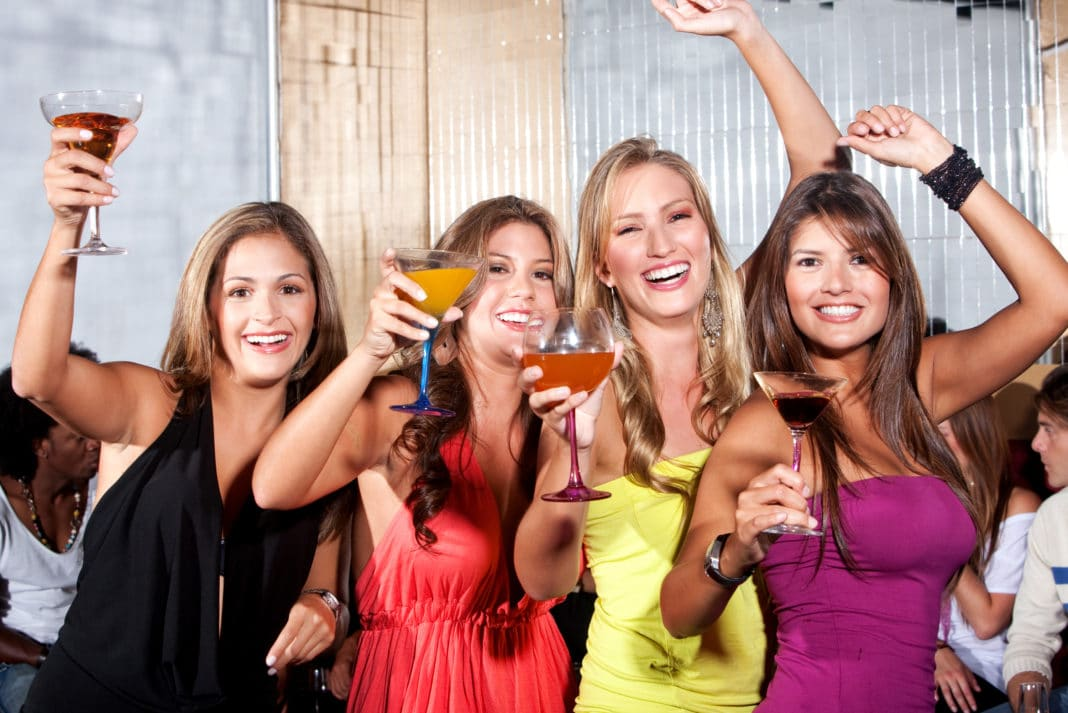
#> input picture WEEk3_2/face_test.jpg, 1068 x 713 px
$ python opencv_project01.py
#> lines starting #> are read from the running program, lines starting #| are printed output that depends on the picture; after the words box and inside, x2 and y2 are one past the last pixel; in counts of white or black regions, pixels touching at a corner belong together
#> further down, input_image is the input picture: shape (713, 1068, 3); mean B, G, R 123.3, 131, 168.7
import numpy as np
import cv2

face_cascade = cv2.CascadeClassifier("haarcascade_frontalface_default.xml")

def faceDetector(img):
    gray = cv2.cvtColor(img, cv2.COLOR_BGR2GRAY)
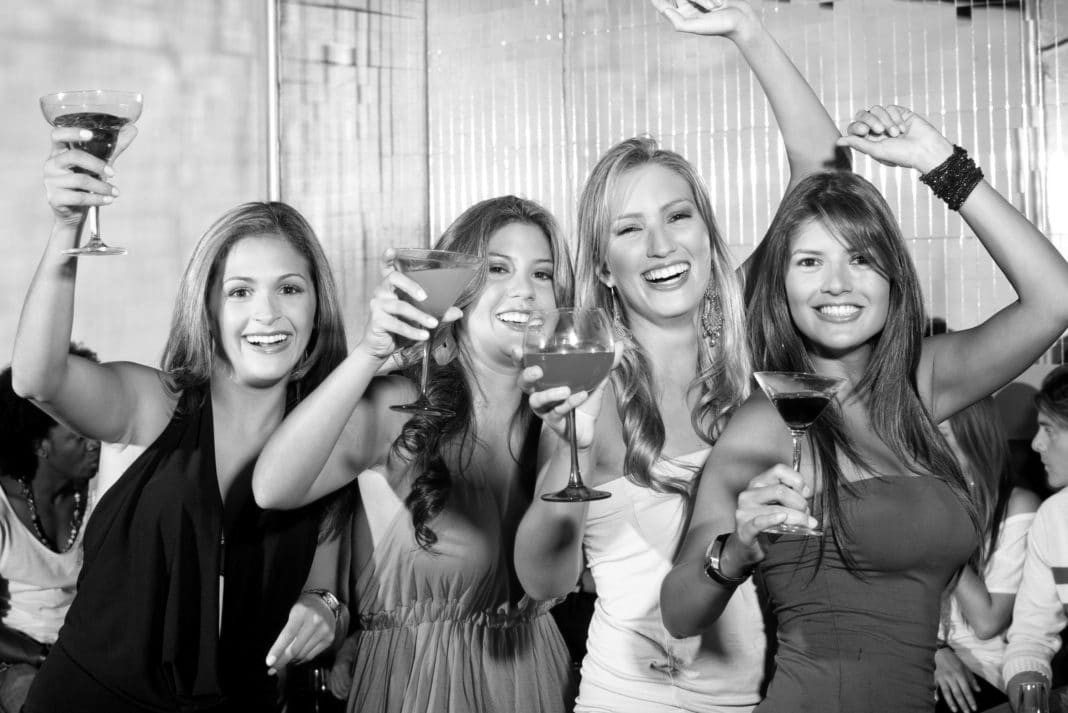
#> gray: shape (713, 1068); min 0, max 255, mean 141.4
    faces = face_cascade.detectMultiScale(gray, 1.3, 5)
#> faces = [[465, 231, 109, 109], [584, 168, 145, 145], [767, 212, 129, 129], [197, 242, 130, 130]]

    for (x, y, w, h) in faces:
        cv2.rectangle(img, (x, y), (x+w, y+h), (0, 255, 0), 3)
        return  img
#> this loop made 1 pass
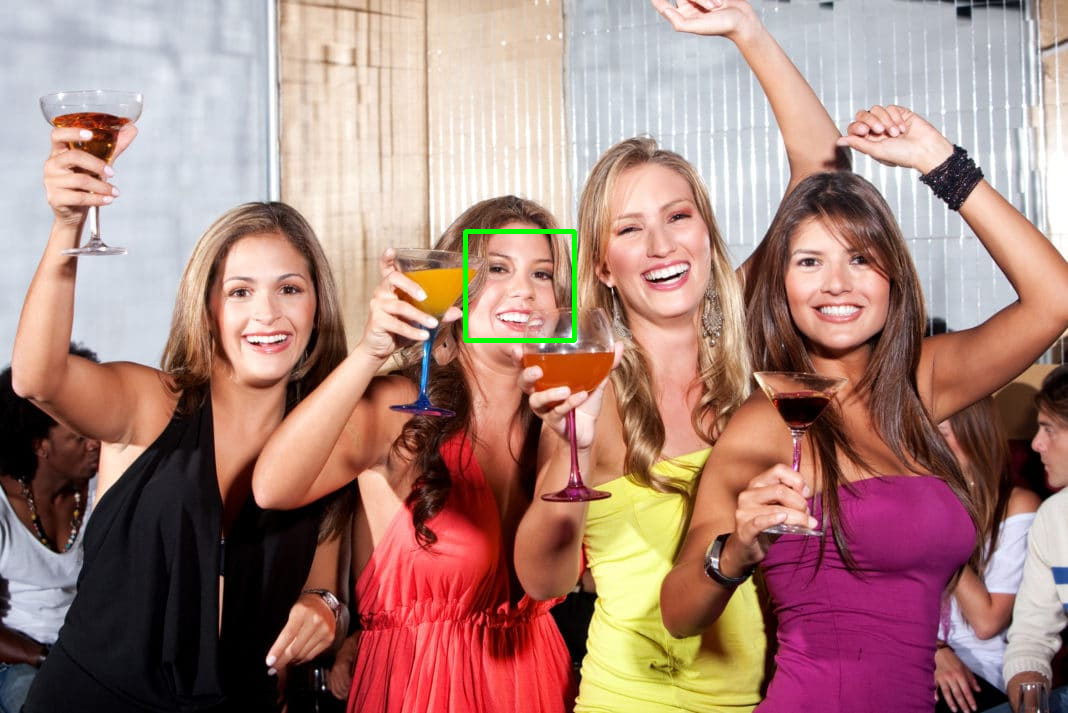
#> img: shape (713, 1068, 3); 0.28% of pixels changed, all inside (x1, y1, x2, y2) = (463, 229, 577, 343)

input_image = cv2.imread("./face_test.jpg")
output_image = faceDetector(input_image)
cv2.imshow("./face_test",output_image)
cv2.waitKey(0)
cv2.destroyAllWindows()

$ run again, with WEEk3_2/hummingbird.jpg copied over WEEk3_2/face_test.jpg
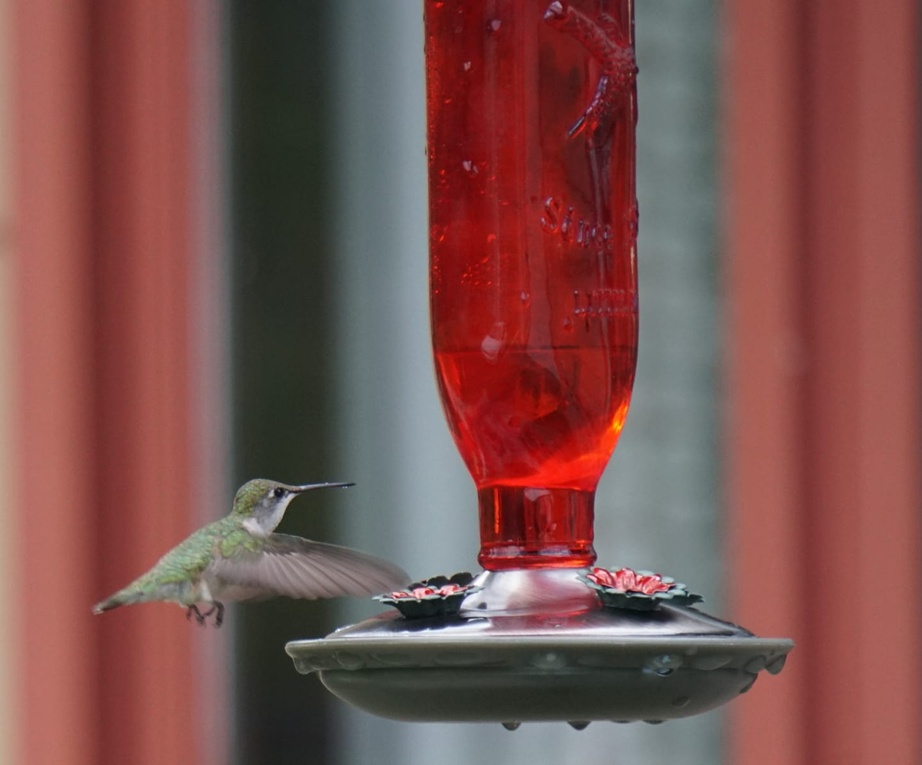
#> input picture WEEk3_2/hummingbird.jpg, 922 x 765 px, shrunk from 1440 x 1195 before the run
#> input_image is the input picture: shape (765, 922, 3); mean B, G, R 78.8, 81.9, 124.8
#> in faceDetector, `gray = cv2.cvtColor(img, cv2.COLOR_BGR2GRAY)`:
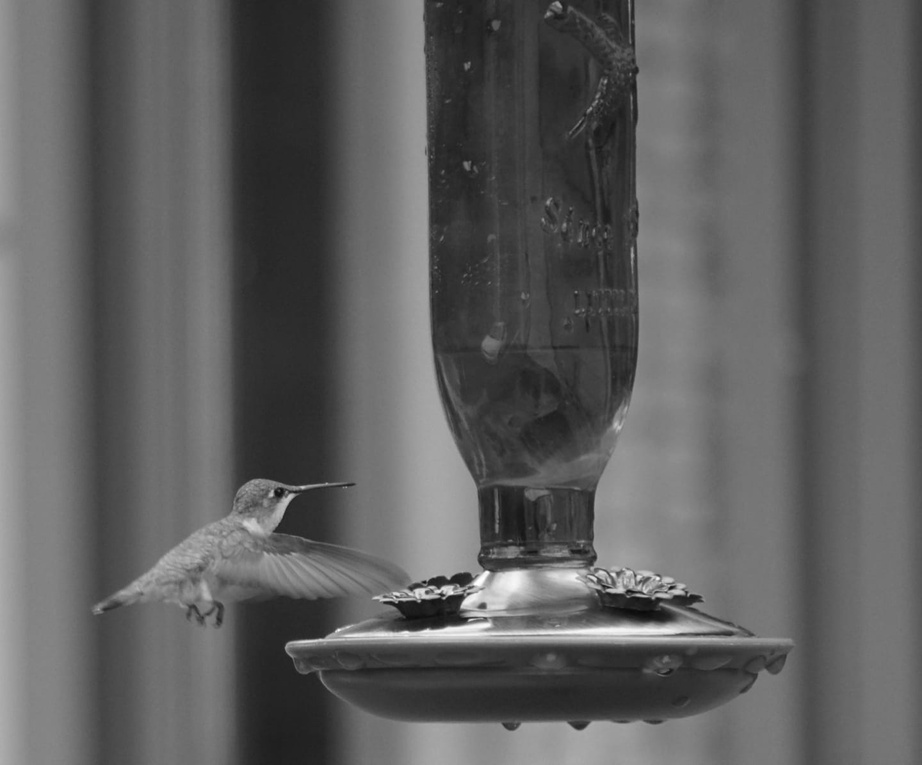
#> gray: shape (765, 922); min 10, max 255, mean 94.4
#> faces = ()
